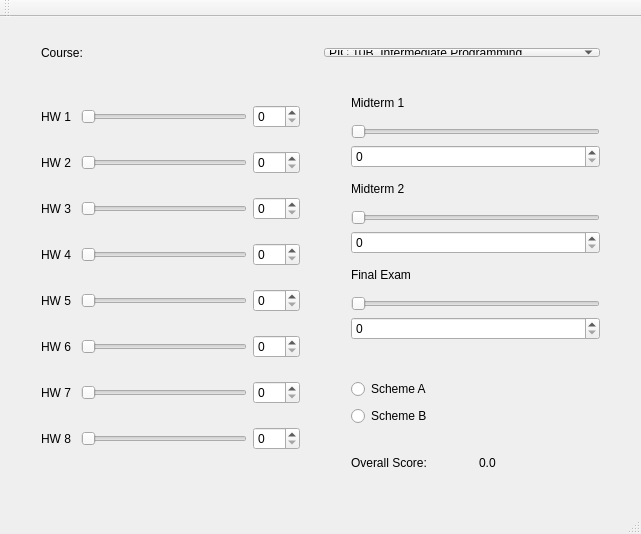
<?xml version="1.0" encoding="UTF-8"?>
<ui version="4.0">
 <class>MainWindow</class>
 <widget class="QMainWindow" name="MainWindow">
  <property name="geometry">
   <rect>
    <x>0</x>
    <y>0</y>
    <width>641</width>
    <height>534</height>
   </rect>
  </property>
  <property name="windowTitle">
   <string>Grade Calculator</string>
  </property>
  <property name="toolButtonStyle">
   <enum>Qt::ToolButtonIconOnly</enum>
  </property>
  <property name="tabShape">
   <enum>QTabWidget::Rounded</enum>
  </property>
  <widget class="QWidget" name="centralWidget">
   <widget class="QWidget" name="verticalLayoutWidget">
    <property name="geometry">
     <rect>
      <x>30</x>
      <y>60</y>
      <width>281</width>
      <height>401</height>
     </rect>
    </property>
    <layout class="QVBoxLayout" name="verticalLayout">
     <item>
      <layout class="QHBoxLayout" name="horizontalLayout">
       <item>
        <widget class="QLabel" name="label_2">
         <property name="text">
          <string>HW 1 </string>
         </property>
        </widget>
       </item>
       <item>
        <widget class="QSlider" name="horizontalSlider">
         <property name="orientation">
          <enum>Qt::Horizontal</enum>
         </property>
        </widget>
       </item>
       <item>
        <widget class="QSpinBox" name="spinBox">
         <property name="maximum">
          <number>100</number>
         </property>
        </widget>
       </item>
      </layout>
     </item>
     <item>
      <layout class="QHBoxLayout" name="horizontalLayout_5">
       <item>
        <widget class="QLabel" name="label_6">
         <property name="text">
          <string>HW 2 </string>
         </property>
        </widget>
       </item>
       <item>
        <widget class="QSlider" name="horizontalSlider_5">
         <property name="orientation">
          <enum>Qt::Horizontal</enum>
         </property>
        </widget>
       </item>
       <item>
        <widget class="QSpinBox" name="spinBox_5">
         <property name="maximum">
          <number>100</number>
         </property>
        </widget>
       </item>
      </layout>
     </item>
     <item>
      <layout class="QHBoxLayout" name="horizontalLayout_6">
       <item>
        <widget class="QLabel" name="label_7">
         <property name="text">
          <string>HW 3 </string>
         </property>
        </widget>
       </item>
       <item>
        <widget class="QSlider" name="horizontalSlider_6">
         <property name="orientation">
          <enum>Qt::Horizontal</enum>
         </property>
        </widget>
       </item>
       <item>
        <widget class="QSpinBox" name="spinBox_6">
         <property name="maximum">
          <number>100</number>
         </property>
        </widget>
       </item>
      </layout>
     </item>
     <item>
      <layout class="QHBoxLayout" name="horizontalLayout_4">
       <item>
        <widget class="QLabel" name="label_5">
         <property name="text">
          <string>HW 4 </string>
         </property>
        </widget>
       </item>
       <item>
        <widget class="QSlider" name="horizontalSlider_4">
         <property name="orientation">
          <enum>Qt::Horizontal</enum>
         </property>
        </widget>
       </item>
       <item>
        <widget class="QSpinBox" name="spinBox_4">
         <property name="maximum">
          <number>100</number>
         </property>
        </widget>
       </item>
      </layout>
     </item>
     <item>
      <layout class="QHBoxLayout" name="horizontalLayout_3">
       <item>
        <widget class="QLabel" name="label_4">
         <property name="text">
          <string>HW 5 </string>
         </property>
        </widget>
       </item>
       <item>
        <widget class="QSlider" name="horizontalSlider_3">
         <property name="orientation">
          <enum>Qt::Horizontal</enum>
         </property>
        </widget>
       </item>
       <item>
        <widget class="QSpinBox" name="spinBox_3">
         <property name="maximum">
          <number>100</number>
         </property>
        </widget>
       </item>
      </layout>
     </item>
     <item>
      <layout class="QHBoxLayout" name="horizontalLayout_2">
       <item>
        <widget class="QLabel" name="label_3">
         <property name="text">
          <string>HW 6 </string>
         </property>
        </widget>
       </item>
       <item>
        <widget class="QSlider" name="horizontalSlider_2">
         <property name="orientation">
          <enum>Qt::Horizontal</enum>
         </property>
        </widget>
       </item>
       <item>
        <widget class="QSpinBox" name="spinBox_2">
         <property name="maximum">
          <number>100</number>
         </property>
        </widget>
       </item>
      </layout>
     </item>
     <item>
      <layout class="QHBoxLayout" name="horizontalLayout_7">
       <item>
        <widget class="QLabel" name="label_8">
         <property name="text">
          <string>HW 7 </string>
         </property>
        </widget>
       </item>
       <item>
        <widget class="QSlider" name="horizontalSlider_7">
         <property name="orientation">
          <enum>Qt::Horizontal</enum>
         </property>
        </widget>
       </item>
       <item>
        <widget class="QSpinBox" name="spinBox_7">
         <property name="maximum">
          <number>100</number>
         </property>
        </widget>
       </item>
      </layout>
     </item>
     <item>
      <layout class="QHBoxLayout" name="horizontalLayout_8">
       <item>
        <widget class="QLabel" name="label_9">
         <property name="text">
          <string>HW 8 </string>
         </property>
        </widget>
       </item>
       <item>
        <widget class="QSlider" name="horizontalSlider_8">
         <property name="orientation">
          <enum>Qt::Horizontal</enum>
         </property>
        </widget>
       </item>
       <item>
        <widget class="QSpinBox" name="spinBox_8">
         <property name="maximum">
          <number>100</number>
         </property>
        </widget>
       </item>
      </layout>
     </item>
    </layout>
   </widget>
   <widget class="QWidget" name="verticalLayoutWidget_2">
    <property name="geometry">
     <rect>
      <x>340</x>
      <y>60</y>
      <width>271</width>
      <height>274</height>
     </rect>
    </property>
    <layout class="QVBoxLayout" name="verticalLayout_2">
     <item>
      <layout class="QVBoxLayout" name="verticalLayout_5">
       <item>
        <widget class="QLabel" name="label_12">
         <property name="text">
          <string>Midterm 1</string>
         </property>
        </widget>
       </item>
       <item>
        <widget class="QSlider" name="horizontalSlider_11">
         <property name="orientation">
          <enum>Qt::Horizontal</enum>
         </property>
        </widget>
       </item>
       <item>
        <widget class="QSpinBox" name="spinBox_11">
         <property name="maximum">
          <number>100</number>
         </property>
        </widget>
       </item>
      </layout>
     </item>
     <item>
      <layout class="QVBoxLayout" name="verticalLayout_3">
       <item>
        <widget class="QLabel" name="label_10">
         <property name="text">
          <string>Midterm 2</string>
         </property>
        </widget>
       </item>
       <item>
        <widget class="QSlider" name="horizontalSlider_9">
         <property name="orientation">
          <enum>Qt::Horizontal</enum>
         </property>
        </widget>
       </item>
       <item>
        <widget class="QSpinBox" name="spinBox_9">
         <property name="maximum">
          <number>100</number>
         </property>
        </widget>
       </item>
      </layout>
     </item>
     <item>
      <layout class="QVBoxLayout" name="verticalLayout_4">
       <item>
        <widget class="QLabel" name="label_11">
         <property name="text">
          <string>Final Exam</string>
         </property>
        </widget>
       </item>
       <item>
        <widget class="QSlider" name="horizontalSlider_10">
         <property name="orientation">
          <enum>Qt::Horizontal</enum>
         </property>
        </widget>
       </item>
       <item>
        <widget class="QSpinBox" name="spinBox_10">
         <property name="maximum">
          <number>100</number>
         </property>
        </widget>
       </item>
      </layout>
     </item>
    </layout>
   </widget>
   <widget class="QWidget" name="verticalLayoutWidget_6">
    <property name="geometry">
     <rect>
      <x>340</x>
      <y>350</y>
      <width>121</width>
      <height>71</height>
     </rect>
    </property>
    <layout class="QVBoxLayout" name="verticalLayout_6">
     <item>
      <widget class="QRadioButton" name="radioButton">
       <property name="text">
        <string>Scheme A</string>
       </property>
      </widget>
     </item>
     <item>
      <widget class="QRadioButton" name="radioButton_2">
       <property name="text">
        <string>Scheme B</string>
       </property>
      </widget>
     </item>
    </layout>
   </widget>
   <widget class="QWidget" name="horizontalLayoutWidget_9">
    <property name="geometry">
     <rect>
      <x>340</x>
      <y>430</y>
      <width>271</width>
      <height>31</height>
     </rect>
    </property>
    <layout class="QHBoxLayout" name="horizontalLayout_9">
     <item>
      <widget class="QLabel" name="label_13">
       <property name="text">
        <string>Overall Score:</string>
       </property>
      </widget>
     </item>
     <item>
      <widget class="QLabel" name="finalGrade">
       <property name="text">
        <string>0.0</string>
       </property>
      </widget>
     </item>
    </layout>
   </widget>
   <widget class="QWidget" name="horizontalLayoutWidget_10">
    <property name="geometry">
     <rect>
      <x>30</x>
      <y>20</y>
      <width>581</width>
      <height>31</height>
     </rect>
    </property>
    <layout class="QHBoxLayout" name="horizontalLayout_10">
     <property name="spacing">
      <number>-1</number>
     </property>
     <item>
      <widget class="QLabel" name="label">
       <property name="text">
        <string>Course: </string>
       </property>
       <property name="wordWrap">
        <bool>false</bool>
       </property>
       <property name="margin">
        <number>0</number>
       </property>
      </widget>
     </item>
     <item>
      <widget class="QComboBox" name="comboBox">
       <item>
        <property name="text">
         <string>PIC 10B. Intermediate Programming</string>
        </property>
       </item>
      </widget>
     </item>
    </layout>
   </widget>
  </widget>
  <widget class="QMenuBar" name="menuBar">
   <property name="enabled">
    <bool>false</bool>
   </property>
   <property name="geometry">
    <rect>
     <x>0</x>
     <y>0</y>
     <width>641</width>
     <height>22</height>
    </rect>
   </property>
  </widget>
  <widget class="QToolBar" name="mainToolBar">
   <property name="enabled">
    <bool>false</bool>
   </property>
   <attribute name="toolBarArea">
    <enum>TopToolBarArea</enum>
   </attribute>
   <attribute name="toolBarBreak">
    <bool>false</bool>
   </attribute>
  </widget>
  <widget class="QStatusBar" name="statusBar">
   <property name="enabled">
    <bool>false</bool>
   </property>
  </widget>
 </widget>
 <layoutdefault spacing="6" margin="11"/>
 <resources/>
 <connections/>
</ui>
